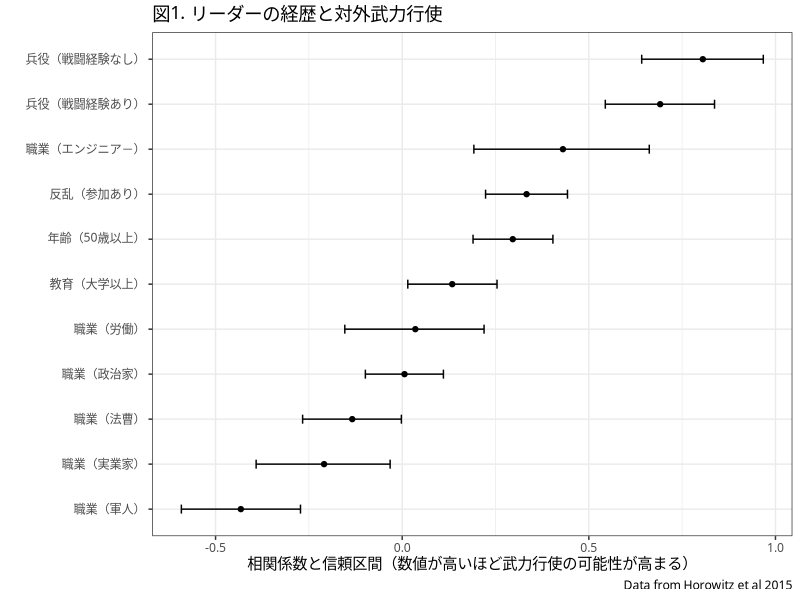

This figure's R source:
## ---- chunk 1
knitr::opts_chunk$set(echo = TRUE)
## ---- chunk 2
library(tidyverse)
library(haven)

leader_profile <- read_dta("leaders_datapaper_replication_final_9_10_15.dta")

leader_article <- read_dta("S0020818314000046sup002.dta")

theme_set(theme_light())

## ---- chunk 3
leader_profile %>% 
  count(dadwork, sort = T)

leader_processed <- leader_profile %>% 
  select(idacr, ccode, year, leadername, inyear, outyear, age, gender, married, onlychild, firstborn, leveledu, milservice, combat, rebel, miledu, medicine, economics, physhealth) %>% 
  mutate(leveledu = recode(leveledu, `0` = 0, `1` = 0,  `2` = 1, `3` = 1)) 

leader_processed %>% 
  count(ccode, sort = T)

## ---- chunk 4
library(broom)

leader_article_processed <- leader_article %>% 
  select(leaderid, leadername, ccode, year, age, milservice, milnoncombat, combat, rebel, rebelwin, rebelloss, leveledu, teacher, journalism, law, engineering, labor, police, careerpolitician, militarycareer, businesscareer, cwinit) %>% 
  mutate(leveledu = recode(leveledu, `0` = 0, `1` = 0,  `2` = 1, `3` = 1)) %>%
  mutate(age = ifelse(age > 50, 1, 0)) %>% 
  filter(!is.na(combat))

mod <- glm(cwinit ~ milnoncombat + 
             combat + 
             rebel +
             age +
             leveledu + 
             law + 
             engineering + 
             labor +
             businesscareer +
             militarycareer + 
             careerpolitician, 
    data = leader_article_processed, 
    family = binomial) 

estimate_leaders <- tidy(mod)
confint_leaders <- confint_tidy(mod)

estimate_confint <- bind_cols(estimate_leaders, confint_leaders)

estimate_confint_subset <- estimate_confint[2:12, ] 

estimate_confint_subset %>% 
  mutate(term = recode(term, milnoncombat = "兵役（戦闘経験なし）", 
                       combat = "兵役（戦闘経験あり）", 
                       engineering = "職業（エンジニア－）", 
                       rebel = "反乱（参加あり）", 
                       age = "年齢（50歳以上）", 
                       leveledu = "教育（大学以上）",
                       labor = "職業（労働）", 
                       careerpolitician = "職業（政治家）", 
                       law = "職業（法曹）", 
                       businesscareer = "職業（実業家）", 
                       militarycareer = "職業（軍人）")) %>% 
  mutate(term = fct_reorder(term, estimate)) %>% 
  ggplot(aes(term, estimate)) +
  geom_point() +
  geom_errorbar(aes(ymin = conf.low, ymax = conf.high, width = 0.2)) +
  coord_flip() +
  labs(title = "図1. リーダーの経歴と対外武力行使", 
       x = "", 
       y = "相関係数と信頼区間（数値が高いほど武力行使の可能性が高まる）",
       caption = "Data from Horowitz et al 2015") +
  theme_bw(base_family = "HiraKakuProN-W6")


